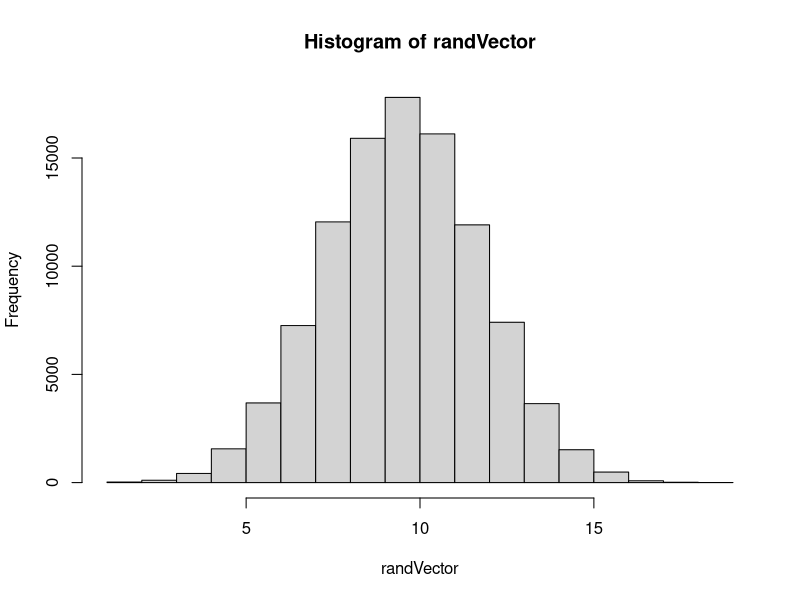
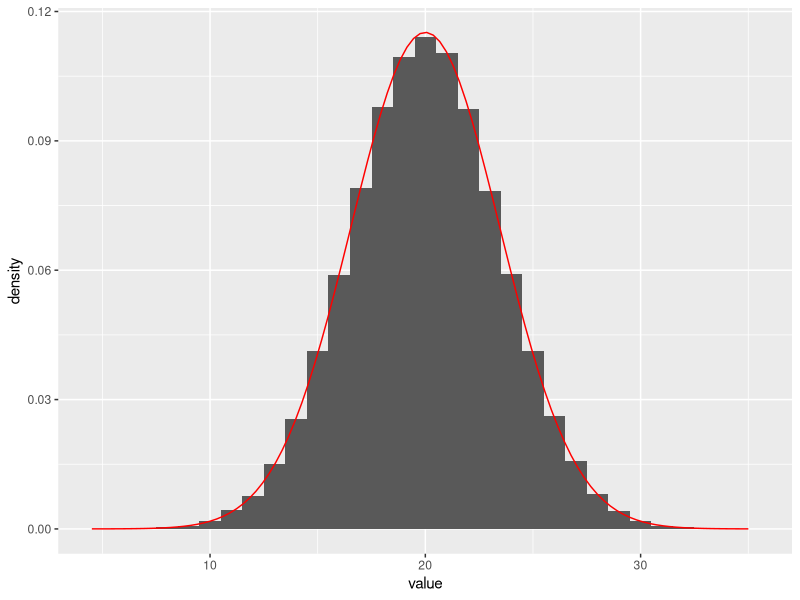
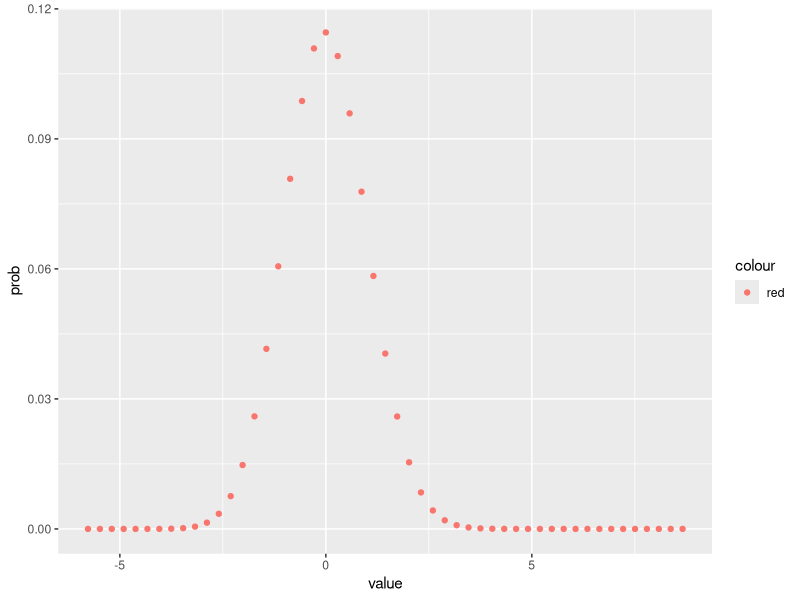
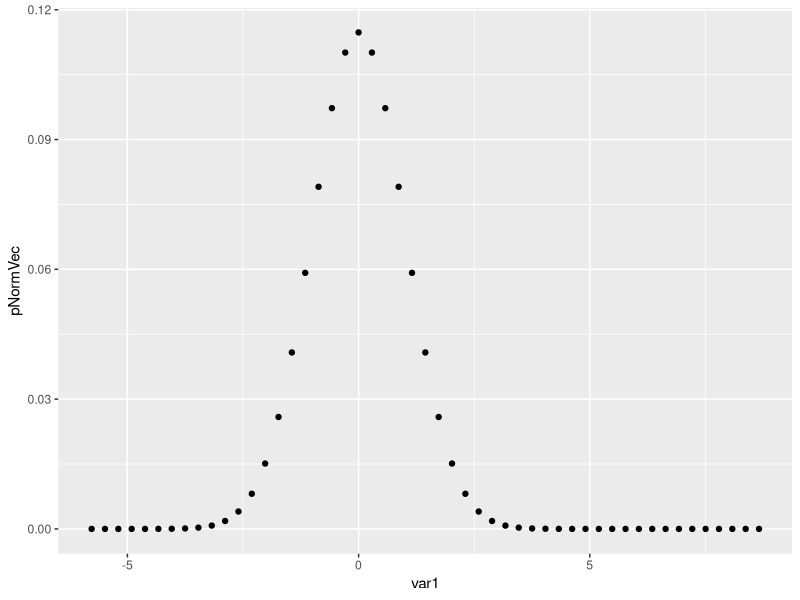

Recreate these plots in R, in order.
## ---- chunk 1
knitr::opts_chunk$set(echo = TRUE)
library(tidyverse)
library(ggplot2)
library(knitr)

set.seed(7654321)
randBinom <- rbinom(100000, 20, .5)
randVector<-vector("numeric", 100000)
randVector = randBinom

## ---- chunk 2
hist(randVector)

## ---- chunk 3
rMean <- mean(randVector)
stdDev<-sd(randVector)
#Relate them to eachother, does the histogram seem to follow the theoretical values? Plot them in a way that shows how they compare.
## ---- chunk 4
NormPlot= rnorm(100000, 20, sqrt(50 *0.4*(1-0.4)))
#hist(NormPlot)+geom_histogram(aes(y = ..density..),binwidth=1)
NormPlot <- data.frame(value = NormPlot)

g<- ggplot(NormPlot, aes(x=value)) +
        geom_histogram(aes(y = ..density..),binwidth=1) +
        stat_function(fun = dnorm, colour = "red",args = list(mean =20, sd = sqrt(50*.4*(1-.4))))
g
## ---- chunk 5
#set d
d=1/sqrt(50*0.4*(1-0.4))

#random variable

X<-function(x){(x-50*0.4)/(sqrt(50*0.4*(1-0.4)))}
pNormfun<-function(x, d){
  abs(pnorm(x+d/2) - pnorm(x-d/2))
}
var1 <- X(0:50)
var2 <- (0:50)
probVar1 <- dbinom(0:50, 50, .4)
var1DF <- data.frame(value = var1, prob = probVar1)
g <- ggplot(var1DF, aes(x = value, y = prob)) + geom_point(aes(colour="red"))
g

#apply pnorm to each value in var1 +- d/2
#loop through in vector form, apply pnorm to a vector
#feed pnorm a vector as an x argument, plot points 

pNormVec<-sapply(var1, pNormfun, d=d)
pNormDat<-data.frame(pNormVec)
g<- ggplot(pNormDat, aes(x = var1 , y = pNormVec)) + geom_point()
g


## ---- chunk 6
#Repeat #4,change up parameters in the binomial dist. and use same #4 visualizatios but with s = size, p = probabilitiy 
# d = defined in terms of s and p (see equation above), use same type of plot in #4, and say what you think about how they compare
## ---- chunk 7

#Figure out analytically a value for the vertical scale that will make the 2 line up, and explain why that number is the magic number
